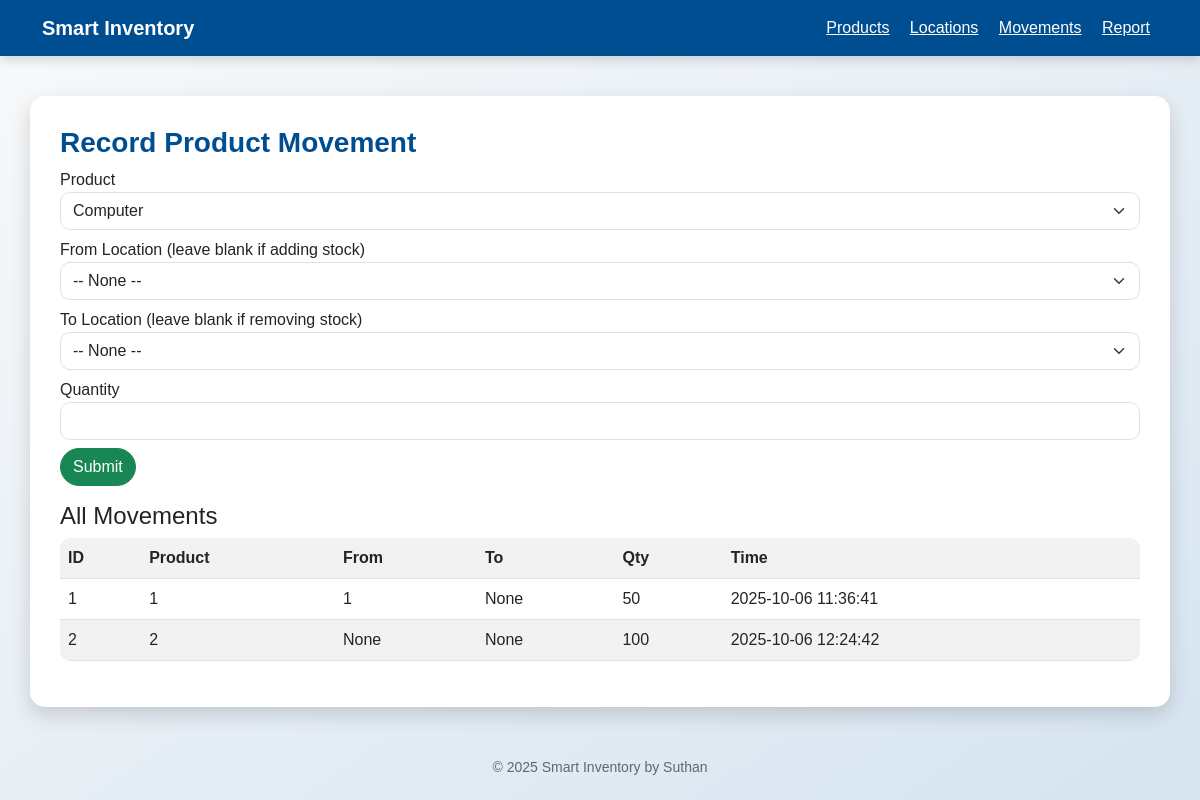
/movements, run on the app's committed database.
### app.py (models this page shows)
class ProductMovement(db.Model):
    id = db.Column(db.Integer, primary_key=True)
    product_id = db.Column(db.Integer, db.ForeignKey('product.id'))
    from_location = db.Column(db.Integer, db.ForeignKey('location.id'), nullable=True)
    to_location = db.Column(db.Integer, db.ForeignKey('location.id'), nullable=True)
    quantity = db.Column(db.Integer, nullable=False)
    timestamp = db.Column(db.DateTime, default=datetime.utcnow)

### app.py (the view)
@app.route('/movements')
def movements():
    all_movements = ProductMovement.query.all()
    products = Product.query.all()
    locations = Location.query.all()
    return render_template('movements.html', movements=all_movements,
                           products=products, locations=locations)

### templates/movements.html (shortened to what this page needs)
{% extends 'base.html' %}
{% block content %}
<h3>Record Product Movement</h3>
<form method="POST" action="/add_movement" class="mb-3">
  <label>Product</label>
  <select name="product" class="form-select mb-2" required>
    {% for p in products %}
      <option value="{{p.id}}">{{p.name}}</option>
    {% endfor %}
  </select>
  <label>From Location (leave blank if adding stock)</label>
  <select name="from_location" class="form-select mb-2">
    <option value="">-- None --</option>
  </select>
  <label>To Location (leave blank if removing stock)</label>
  <select name="to_location" class="form-select mb-2">
    <option value="">-- None --</option>
  </select>
  <label>Quantity</label>
  <input type="number" name="quantity" class="form-control mb-2" required>
  <button class="btn btn-success">Submit</button>
</form>
<h4>All Movements</h4>
<table class="table table-striped">
  <tr><th>ID</th><th>Product</th><th>From</th><th>To</th><th>Qty</th><th>Time</th></tr>
  {% for m in movements %}
  <tr>
    <td>{{m.id}}</td>
    <td>{{m.product_id}}</td>
    <td>{{m.from_location}}</td>
    <td>{{m.to_location}}</td>
    <td>{{m.quantity}}</td>
    <td>{{m.timestamp.strftime("%Y-%m-%d %H:%M:%S")}}</td>
  </tr>
  {% endfor %}
</table>
{% endblock %}

### templates/base.html (shortened to what this page needs)
<!doctype html>
<html lang="en">
<head>
  <link rel="stylesheet" href="https://cdn.jsdelivr.net/npm/bootstrap@5.3.0/dist/css/bootstrap.min.css">
  <link rel="stylesheet" href="{{ url_for('static', filename='style.css') }}">
</head>
<body>
  <nav class="navbar navbar-expand-lg">
    <div class="container">
      <a class="navbar-brand fw-bold" href="/">Smart Inventory</a>
      <div>
        <a href="/products" class="mx-2">Products</a>
        <a href="/locations" class="mx-2">Locations</a>
        <a href="/movements" class="mx-2">Movements</a>
        <a href="/report" class="mx-2">Report</a>
      </div>
    </div>
  </nav>
  <div class="container page-container">
    {% block content %}{% endblock %}
  </div>
  <footer>© 2025 Smart Inventory by Suthan</footer>
</body>
</html>

### static/style.css (style rules this page uses)
input, select { border-radius: 10px !important; border: 1px solid #ccc; padding: 8px 12px; margin-bottom: 10px; transition: 0.2s; }
button, .btn { border-radius: 20px !important; transition: 0.3s; }
.table { background-color: #fdfdfd; border-radius: 10px; overflow: hidden; animation: fadeIn 0.7s ease-in-out; }
.table-striped tbody tr:nth-of-type(odd) { background-color: #f2f6ff; }

### templates/base.html (style rules this page uses)
body { background: linear-gradient(to bottom right, #f8f9fa, #d6e4f0); min-height: 100vh; font-family: 'Poppins', sans-serif; transition: background 0.4s ease-in-out; }
.navbar { background-color: #004e92; box-shadow: 0 4px 10px rgba(0,0,0,0.15); }
.navbar a { color: #fff !important; font-weight: 500; transition: 0.3s; }
.page-container { background: white; padding: 30px; border-radius: 15px; box-shadow: 0 8px 20px rgba(0, 0, 0, 0.15); margin-top: 40px; animation: fadeIn 1s ease-in-out; }
h3, h2 { color: #004e92; font-weight: 700; }
footer { text-align: center; margin-top: 50px; color: #666; font-size: 14px; }

### data on the page
ProductMovement: id "1", product_id "1", from_location "1", to_location "None", quantity "50", timestamp "2025-10-06 11:36:41"
ProductMovement: id "2", product_id "2", from_location "None", to_location "None", quantity "100", timestamp "2025-10-06 12:24:42"

### other printed values
form field product "Computer"
